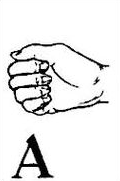
#> input picture src/data/letterPhotos/А.png, 120 x 181 px
$ python -i extract_landmarks.py   (imports and definitions only)
#> lines starting #> are read from the running program, lines starting #| are printed output that depends on the picture; after the words box and inside, x2 and y2 are one past the last pixel; in counts of white or black regions, pixels touching at a corner belong together
#> further down, picture is the input picture: shape (181, 120, 3); min 0, max 255, mean 233.5
"""Extract RAW MediaPipe hand landmarks from letter photos.

Only raw landmarks are produced here. Normalization, features, medoids and rule drafts are
computed by `scripts/build-letters.ts`, which reuses the app's own TypeScript code.

Sources (unpacked into scripts/data/, git-ignored):
  kaggle  croped_{train,test}_01_06_cv/.../<Буква>/*.jpg   tight hand crops from many people
  rsl     dataset_rsl/<Буква>/Image_<unix time>.jpg         video frames of one person, with a
                                                            MediaPipe skeleton drawn on top

Output: scripts/landmarks/<source>.json — one record per line:
  { letter, source, file, signer, handedness, score, width, height, variant, landmarks: [[x,y,z]*21] }
Landmarks are normalized (0..1) to the ORIGINAL image (padding/mirroring is undone), unmirrored,
exactly like HandFrame.landmarks in the browser. `width`/`height` are needed for aspect correction.

Usage:
  py -3.11 -m venv scripts/.venv
  scripts/.venv/Scripts/python -m pip install -r scripts/requirements.txt
  scripts/.venv/Scripts/python scripts/extract_landmarks.py [--source kaggle|rsl|all]
"""

from __future__ import annotations

import argparse
import collections
import hashlib
import json
import os
import re
import sys
import unicodedata
import urllib.request
from dataclasses import dataclass
from typing import Callable, Iterator

import cv2
import mediapipe as mp
import numpy as np
from mediapipe.tasks.python import BaseOptions, vision

HERE = os.path.dirname(os.path.abspath(__file__))
DATA = os.path.join(HERE, "data")
OUT_DIR = os.path.join(HERE, "landmarks")
MODEL_PATH = os.path.join(HERE, "models", "hand_landmarker.task")
# Same model as the browser (src/config.ts HAND_MODEL_URL).
MODEL_URL = (
    "https://storage.googleapis.com/mediapipe-models/hand_landmarker/"
    "hand_landmarker/float16/1/hand_landmarker.task"
)

# Detector confidences are lower than in the app: a photo gets no second chance from tracking,
# and the result is filtered by MIN_SCORE below anyway.
DETECTION_CONFIDENCE = 0.3
MIN_SCORE = 0.5  # handedness score, same field the app compares with MIN_HAND_SCORE
# Tight crops cut the fingertips, so MediaPipe extrapolates landmarks a bit beyond the edge.
# A point further out than this (fraction of the image side) means the hand is really cut off.
OUT_OF_FRAME_MARGIN = 0.15
WRIST_MARGIN = 0.05  # the wrist itself must be (almost) inside the image
LOW_RATE = 0.6  # letters below this detection rate are flagged in the report
RSL_STRIDE = 5  # rsl is ~25 fps video: keep every Nth frame, neighbours are near-identical

LETTER_RE = re.compile(r"^[А-ЯЁ]$")


@dataclass
class Item:
    letter: str
    file: str  # path relative to scripts/data, forward slashes
    signer: str


@dataclass
class Detection:
    landmarks: list[list[float]]
    handedness: str
    score: float


def nfc(s: str) -> str:
    return unicodedata.normalize("NFC", s)


# [54 lines left out: functions read_image, kaggle_signer, kaggle_items, rsl_items, not called in this run]


# ---------------------------------------------------------------- preprocessing


@dataclass
class Variant:
    name: str
    image: np.ndarray
    # maps a landmark of the processed image back to the original image: (x, y, z) -> (x, y, z)
    back: Callable[[float, float, float], tuple[float, float, float]]
    mirrored: bool = False


def edge_color(img: np.ndarray) -> list[int]:
    edge = np.concatenate([img[0], img[-1], img[:, 0], img[:, -1]])
    return [int(c) for c in np.median(edge, axis=0)]


# [8 lines left out: function padded, not called in this run]


def mirrored(v: Variant) -> Variant:
    back = v.back
    return Variant(v.name + "+mirror", cv2.flip(v.image, 1), lambda x, y, z: back(1 - x, y, z), True)


def scaled(img: np.ndarray, k: float) -> Variant:
    out = cv2.resize(img, None, fx=k, fy=k, interpolation=cv2.INTER_AREA if k < 1 else cv2.INTER_CUBIC)
    return Variant(f"scale{k:g}", out, lambda x, y, z: (x, y, z))


def erase_drawn_skeleton(img: np.ndarray) -> np.ndarray:
    """dataset_rsl frames have red dots, white bones and a magenta frame burned in.
    The palm detector fails on them (~3%), so the drawing is masked and inpainted."""
    b, g, r = (img[:, :, i].astype(int) for i in range(3))
    red = (r > 150) & (g < 90) & (b < 90)
#> red: shape (181, 120) bool; every value is 0
    magenta = (r > 150) & (b > 150) & (g < 100)
    gray = cv2.cvtColor(img, cv2.COLOR_BGR2GRAY)
    tophat = cv2.morphologyEx(gray, cv2.MORPH_TOPHAT, np.ones((9, 9), np.uint8))
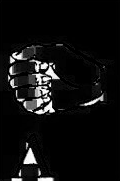
#> tophat: shape (181, 120); min 0, max 255, mean 15.2
    saturation = img.max(axis=2).astype(int) - img.min(axis=2)
#> saturation: shape (181, 120) int64; every value is 0
    white = (tophat > 25) & (saturation < 60) & (gray > 150)
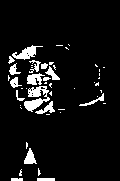
#> white: shape (181, 120) bool; 7.4% white; 48 white regions (32 under 20 px), largest, box (x1, y1, x2, y2) and area: (24, 86, 50, 112) 331, (12, 45, 43, 60) 197, (27, 73, 45, 85) 136
    mask = ((red | magenta | white) * 255).astype(np.uint8)
    mask = cv2.dilate(mask, np.ones((3, 3), np.uint8), iterations=2)
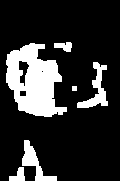
#> mask: shape (181, 120); 18.7% white; 6 white regions, box (x1, y1, x2, y2) and area: (6, 43, 67, 117) 2795, (77, 62, 108, 108) 507, (22, 140, 57, 181) 474, (9, 167, 25, 181) 138, (54, 42, 72, 52) 121, (72, 86, 77, 91) 25
    return cv2.inpaint(img, mask, 5, cv2.INPAINT_TELEA)
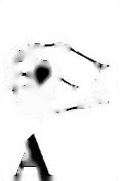
#> returned value: shape (181, 120, 3); min 0, max 255, mean 240.5


def identity(img: np.ndarray, name: str = "orig") -> Variant:
    return Variant(name, img, lambda x, y, z: (x, y, z))


# [138 lines left out: functions variants, ensure_model, create_landmarker, detect, reject_reason, run and 1 more, not called in this run]


# [2 lines not run here, left out]

>>> import cv2
>>> picture = cv2.imread('../src/data/letterPhotos/А.png')
>>> result = erase_drawn_skeleton(picture)
